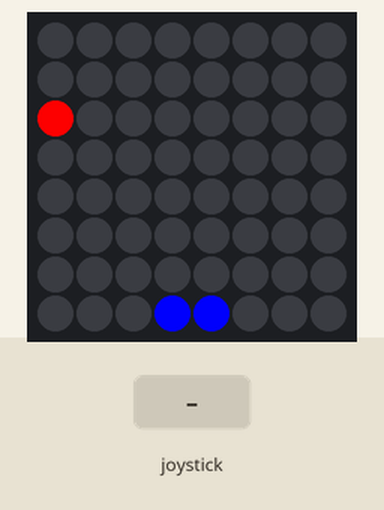
Recording of a program running on a simulated Raspberry Pi (BCM pin numbers) with a Sense HAT. Shown: the Sense HAT's 8×8 RGB LED matrix. The inputs (shaded band) are chosen by the test bench. Random numbers come from a fixed seed; the 64×8 strip is a reading aid, not a part: it shows the text the matrix is scrolling, unrolled, one strip-width of it at a time. At 14.8 s the program stops and its outputs stay as they are.

Above: at 1.2 s.
1.3 s: joystick pushed right
At 1.9 s:
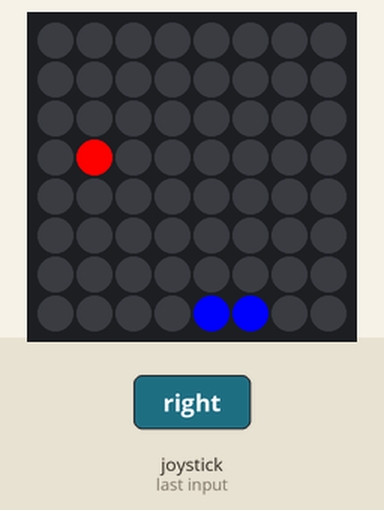
4.3 s: joystick pushed left
At 4.9 s:
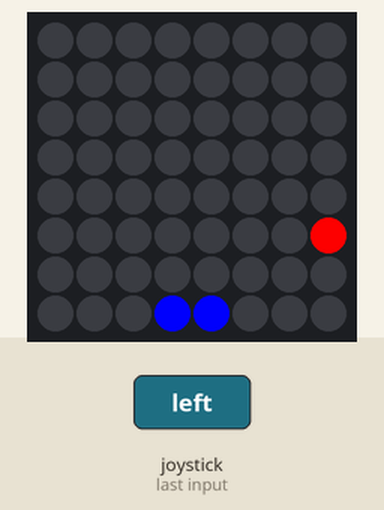
7.3 s: joystick pushed left
At 7.9 s:
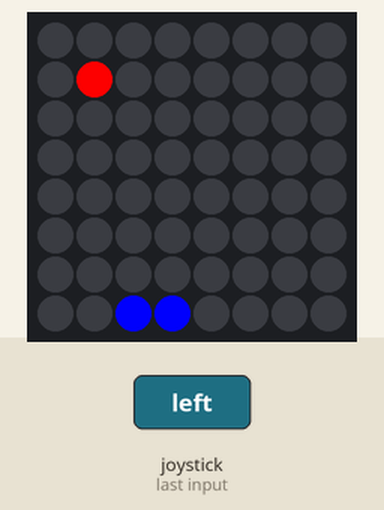
10.3 s: joystick pushed right
At 10.9 s:
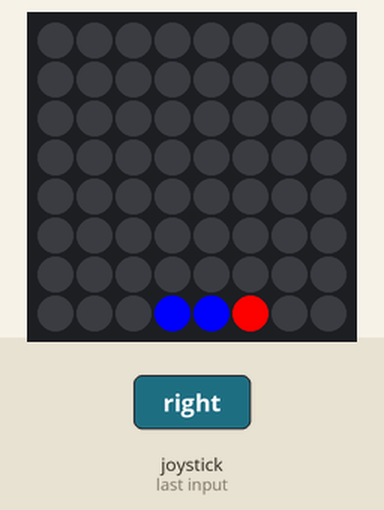

Measured:
- what the display in image 1 shows lasts 0.5 s, from 1.5 s to 2.0 s

The program:

pong.py
```python
from sense_hat import SenseHat
import random
from time import sleep

sense = SenseHat()
speed = 0.5
bat = [7,4]

up_down = -1

w = (0,0,0)
r = (255,0,0)
b = (0,0,255)
game_space = [w,w,w,w,w,w,w,w,
            w,w,w,w,w,w,w,w,
            w,w,w,w,w,w,w,w,
            w,w,w,w,w,w,w,w,
            w,w,w,w,w,w,w,w,
            w,w,w,w,w,w,w,w,
            w,w,w,w,w,w,w,w,
            w,w,w,b,b,w,w,w]

def set_color_on_point(x,y,col):
  game_space[get_right_most_point(x,y)] = col
  sense.set_pixels(game_space)
def get_right_most_point(x,y):
  point  = 8 * x + y
  return point

def update_space(x, y, colour):
  #index element from coordinate
  p = 8 * x + y
  game_space[p] = colour
  sense.set_pixels(game_space)

def left(event):
  if event.action == 'pressed':
    #the basket reached the left side
    if bat[0] == 7:
      if bat[1]-1 == 0:
        pass
      #move basket one position left
      else:
        # update_space(bat[0], bat[1], w)
        # bat[1] -= 1
        # update_space(bat[0], bat[1], b)
        # update_space(bat[0], bat[1] - 1, b)
        # update_space(bat[0], bat[1] - 2, b)
        # update_space(bat[0], bat[1] - 3, b)
        set_color_on_point(bat[0], bat[1], w)
        bat[1] -=1
        set_color_on_point(bat[0], bat[1], b)
        set_color_on_point(bat[0], bat[1] - 1, b)

def right(event):
  if event.action == 'pressed':
    #the basket reached the right side
    if bat[1] + 1 == 8:
      pass
    #move basket one position right
    else:
      # update_space(bat[0], bat[1] - 2, w)
      # bat[1] += 1
      # update_space(bat[0], bat[1], b)
      # update_space(bat[0], bat[1]+1, b)
      # update_space(bat[0], bat[1]+2, b)
      set_color_on_point(bat[0], bat[1] -1, w)
      bat[1] +=1
      set_color_on_point(bat[0], bat[1], b)
      set_color_on_point(bat[0], bat[1] - 1, b)

sense.stick.direction_left = left
sense.stick.direction_right = right

sense.clear()
sense.set_pixels(game_space)
game_alive = True

score = 0
game_speed_var = 0

bat_hit = False
top_reached = True

while game_alive:
  #initialize position and direction of the ball
  #(x,y) – ball coordinate, d - direction

  if bat_hit:
    ball_x = 7
    ball_y = ball_y
  else:
    ball_x = 0
    ball_y = random.randint(0,7)

  pv = 0;
  s_inc = False
  # random.choice() – randomly selects a value from a list
  ball_d = random.choice([-1,1])
  #put the ball into the game space
  update_space(ball_x, ball_y, r)
  #while the ball is in the game space
  while True:
    if speed > 0:
      sleep(speed)
    else:
      break
    update_space(ball_x, ball_y, w)
    #ball is on the edge of x dimension
    if ball_x == 7:
      if ball_y == bat[1]-1 or ball_y == bat[1]:
        speed -= game_speed_var
        #ball is in the basket
        set_color_on_point(ball_x, ball_y, b)
        score += 1
        game_speed_var += 0.01
        bat_hit = True
        # break
      else:
        #ball is out of the space
        game_alive = False
        break
    #ball reached the right side of the space
    if ball_y == 7 and ball_d == 1:
      ball_d = -1
    #ball reached the left side of the space
    elif ball_y == 0 and ball_d == -1:
      ball_d = 1
    ball_y += ball_d
    if bat_hit:
      ball_x -= 1
      if ball_x == 0:
        bat_hit = False
    else:
      ball_x += 1
    # if ball_x == -8:
    #   bat_hit = False
    #   top_reached = True

    # print("x = {}, y = {}".format(ball_x,ball_y))

    update_space(ball_x, ball_y, r)

sense.clear()
sense.show_message('Game over!', scroll_speed=0.05, back_colour=w)
sense.show_message('Score: ' + str(score), scroll_speed=0.01,back_colour=w)
```
